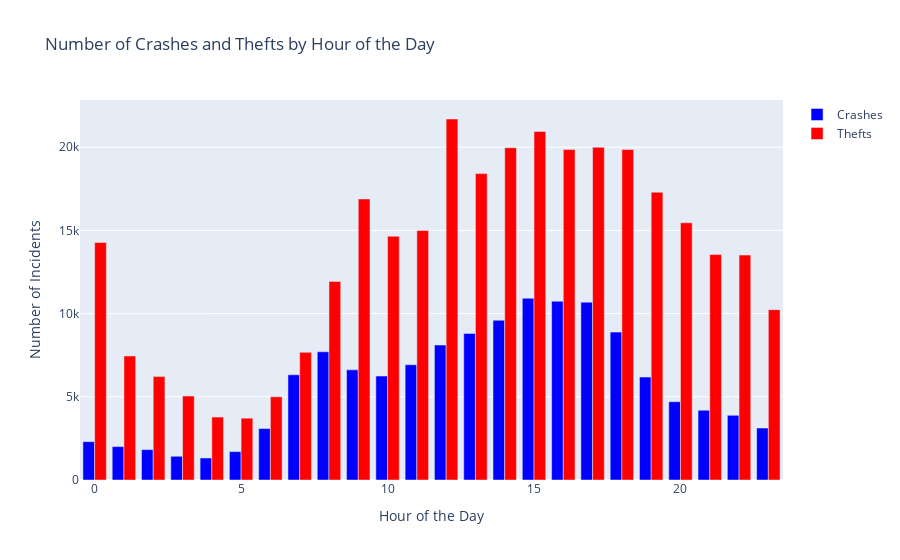

Here is the notebook cell this chart was saved with:
### Code cell
# Filter crime_data for rows where 'Primary Type' is 'THEFT'
theft_data = crime_data[crime_data['Primary Type'] == 'THEFT']

# Count the number of thefts per hour
theft_counts_per_hour = theft_data['HOUR'].value_counts().sort_index()

# Assuming crash_counts_per_hour is already calculated

# Create traces for the plot
trace_crashes = go.Bar(x=crash_counts_per_hour.index, y=crash_counts_per_hour.values, name='Crashes', marker_color='blue')
trace_thefts = go.Bar(x=theft_counts_per_hour.index, y=theft_counts_per_hour.values, name='Thefts', marker_color='red')

# Create a figure and add traces
fig = go.Figure(data=[trace_crashes, trace_thefts])

# Update layout for a clear visualization
fig.update_layout(barmode='group', title='Number of Crashes and Thefts by Hour of the Day', xaxis_title='Hour of the Day', yaxis_title='Number of Incidents')

fig.show()

### Figure 1 — Plotly figure (JSON) as saved in the notebook; plotly's stock layout.template omitted (floating-point values rounded to 4 significant figures)
{"data": [{"marker": {"color": "blue"}, "name": "Crashes", "type": "bar", "x": [0, 1, 2, 3, 4, 5, 6, 7, 8, 9, 10, 11, 12, 13, 14, 15, 16, 17, 18, 19, 20, 21, 22, 23], "y": [2304, 2008, 1825, 1426, 1322, 1706, 3091, 6324, 7705, 6621, 6245, 6926, 8113, 8807, 9600, 10919, 10745, 10687, 8888, 6186, 4706, 4192, 3884, 3124]}, {"marker": {"color": "red"}, "name": "Thefts", "type": "bar", "x": [0, 1, 2, 3, 4, 5, 6, 7, 8, 9, 10, 11, 12, 13, 14, 15, 16, 17, 18, 19, 20, 21, 22, 23], "y": [14272, 7454, 6217, 5047, 3783, 3715, 4998, 7672, 11937, 16891, 14655, 14992, 21696, 18414, 19970, 20949, 19857, 19996, 19863, 17294, 15458, 13548, 13518, 10237]}], "layout": {"autosize": true, "barmode": "group", "title": {"text": "Number of Crashes and Thefts by Hour of the Day"}, "xaxis": {"autorange": true, "range": [-0.5, 23.5], "title": {"text": "Hour of the Day"}, "type": "linear"}, "yaxis": {"autorange": true, "range": [0, 22840.0], "title": {"text": "Number of Incidents"}, "type": "linear"}}}
